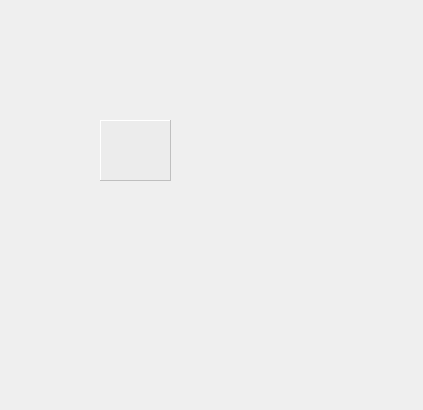
<?xml version="1.0" encoding="UTF-8"?>
<ui version="4.0">
 <class>MouseDialog</class>
 <widget class="QDialog" name="MouseDialog">
  <property name="geometry">
   <rect>
    <x>0</x>
    <y>0</y>
    <width>423</width>
    <height>410</height>
   </rect>
  </property>
  <property name="windowTitle">
   <string>鼠标事件测试</string>
  </property>
  <widget class="QLabel" name="label">
   <property name="geometry">
    <rect>
     <x>100</x>
     <y>120</y>
     <width>71</width>
     <height>61</height>
    </rect>
   </property>
   <property name="palette">
    <palette>
     <active>
      <colorrole role="WindowText">
       <brush brushstyle="SolidPattern">
        <color alpha="255">
         <red>0</red>
         <green>0</green>
         <blue>0</blue>
        </color>
       </brush>
      </colorrole>
      <colorrole role="Button">
       <brush brushstyle="SolidPattern">
        <color alpha="255">
         <red>240</red>
         <green>98</green>
         <blue>30</blue>
        </color>
       </brush>
      </colorrole>
      <colorrole role="Light">
       <brush brushstyle="SolidPattern">
        <color alpha="255">
         <red>255</red>
         <green>175</green>
         <blue>137</blue>
        </color>
       </brush>
      </colorrole>
      <colorrole role="Midlight">
       <brush brushstyle="SolidPattern">
        <color alpha="255">
         <red>247</red>
         <green>136</green>
         <blue>83</blue>
        </color>
       </brush>
      </colorrole>
      <colorrole role="Dark">
       <brush brushstyle="SolidPattern">
        <color alpha="255">
         <red>120</red>
         <green>49</green>
         <blue>15</blue>
        </color>
       </brush>
      </colorrole>
      <colorrole role="Mid">
       <brush brushstyle="SolidPattern">
        <color alpha="255">
         <red>160</red>
         <green>65</green>
         <blue>20</blue>
        </color>
       </brush>
      </colorrole>
      <colorrole role="Text">
       <brush brushstyle="SolidPattern">
        <color alpha="255">
         <red>0</red>
         <green>0</green>
         <blue>0</blue>
        </color>
       </brush>
      </colorrole>
      <colorrole role="BrightText">
       <brush brushstyle="SolidPattern">
        <color alpha="255">
         <red>255</red>
         <green>255</green>
         <blue>255</blue>
        </color>
       </brush>
      </colorrole>
      <colorrole role="ButtonText">
       <brush brushstyle="SolidPattern">
        <color alpha="255">
         <red>0</red>
         <green>0</green>
         <blue>0</blue>
        </color>
       </brush>
      </colorrole>
      <colorrole role="Base">
       <brush brushstyle="SolidPattern">
        <color alpha="255">
         <red>255</red>
         <green>255</green>
         <blue>255</blue>
        </color>
       </brush>
      </colorrole>
      <colorrole role="Window">
       <brush brushstyle="SolidPattern">
        <color alpha="255">
         <red>240</red>
         <green>98</green>
         <blue>30</blue>
        </color>
       </brush>
      </colorrole>
      <colorrole role="Shadow">
       <brush brushstyle="SolidPattern">
        <color alpha="255">
         <red>0</red>
         <green>0</green>
         <blue>0</blue>
        </color>
       </brush>
      </colorrole>
      <colorrole role="AlternateBase">
       <brush brushstyle="SolidPattern">
        <color alpha="255">
         <red>247</red>
         <green>176</green>
         <blue>142</blue>
        </color>
       </brush>
      </colorrole>
      <colorrole role="ToolTipBase">
       <brush brushstyle="SolidPattern">
        <color alpha="255">
         <red>255</red>
         <green>255</green>
         <blue>220</blue>
        </color>
       </brush>
      </colorrole>
      <colorrole role="ToolTipText">
       <brush brushstyle="SolidPattern">
        <color alpha="255">
         <red>0</red>
         <green>0</green>
         <blue>0</blue>
        </color>
       </brush>
      </colorrole>
     </active>
     <inactive>
      <colorrole role="WindowText">
       <brush brushstyle="SolidPattern">
        <color alpha="255">
         <red>0</red>
         <green>0</green>
         <blue>0</blue>
        </color>
       </brush>
      </colorrole>
      <colorrole role="Button">
       <brush brushstyle="SolidPattern">
        <color alpha="255">
         <red>236</red>
         <green>236</green>
         <blue>236</blue>
        </color>
       </brush>
      </colorrole>
      <colorrole role="Light">
       <brush brushstyle="SolidPattern">
        <color alpha="255">
         <red>255</red>
         <green>255</green>
         <blue>255</blue>
        </color>
       </brush>
      </colorrole>
      <colorrole role="Midlight">
       <brush brushstyle="SolidPattern">
        <color alpha="255">
         <red>245</red>
         <green>245</green>
         <blue>245</blue>
        </color>
       </brush>
      </colorrole>
      <colorrole role="Dark">
       <brush brushstyle="SolidPattern">
        <color alpha="255">
         <red>191</red>
         <green>191</green>
         <blue>191</blue>
        </color>
       </brush>
      </colorrole>
      <colorrole role="Mid">
       <brush brushstyle="SolidPattern">
        <color alpha="255">
         <red>169</red>
         <green>169</green>
         <blue>169</blue>
        </color>
       </brush>
      </colorrole>
      <colorrole role="Text">
       <brush brushstyle="SolidPattern">
        <color alpha="255">
         <red>0</red>
         <green>0</green>
         <blue>0</blue>
        </color>
       </brush>
      </colorrole>
      <colorrole role="BrightText">
       <brush brushstyle="SolidPattern">
        <color alpha="255">
         <red>255</red>
         <green>255</green>
         <blue>255</blue>
        </color>
       </brush>
      </colorrole>
      <colorrole role="ButtonText">
       <brush brushstyle="SolidPattern">
        <color alpha="255">
         <red>0</red>
         <green>0</green>
         <blue>0</blue>
        </color>
       </brush>
      </colorrole>
      <colorrole role="Base">
       <brush brushstyle="SolidPattern">
        <color alpha="255">
         <red>255</red>
         <green>255</green>
         <blue>255</blue>
        </color>
       </brush>
      </colorrole>
      <colorrole role="Window">
       <brush brushstyle="SolidPattern">
        <color alpha="255">
         <red>236</red>
         <green>236</green>
         <blue>236</blue>
        </color>
       </brush>
      </colorrole>
      <colorrole role="Shadow">
       <brush brushstyle="SolidPattern">
        <color alpha="255">
         <red>0</red>
         <green>0</green>
         <blue>0</blue>
        </color>
       </brush>
      </colorrole>
      <colorrole role="AlternateBase">
       <brush brushstyle="SolidPattern">
        <color alpha="255">
         <red>245</red>
         <green>245</green>
         <blue>245</blue>
        </color>
       </brush>
      </colorrole>
      <colorrole role="ToolTipBase">
       <brush brushstyle="SolidPattern">
        <color alpha="255">
         <red>255</red>
         <green>255</green>
         <blue>255</blue>
        </color>
       </brush>
      </colorrole>
      <colorrole role="ToolTipText">
       <brush brushstyle="SolidPattern">
        <color alpha="216">
         <red>0</red>
         <green>0</green>
         <blue>0</blue>
        </color>
       </brush>
      </colorrole>
     </inactive>
     <disabled>
      <colorrole role="WindowText">
       <brush brushstyle="SolidPattern">
        <color alpha="255">
         <red>120</red>
         <green>49</green>
         <blue>15</blue>
        </color>
       </brush>
      </colorrole>
      <colorrole role="Button">
       <brush brushstyle="SolidPattern">
        <color alpha="255">
         <red>240</red>
         <green>98</green>
         <blue>30</blue>
        </color>
       </brush>
      </colorrole>
      <colorrole role="Light">
       <brush brushstyle="SolidPattern">
        <color alpha="255">
         <red>255</red>
         <green>175</green>
         <blue>137</blue>
        </color>
       </brush>
      </colorrole>
      <colorrole role="Midlight">
       <brush brushstyle="SolidPattern">
        <color alpha="255">
         <red>247</red>
         <green>136</green>
         <blue>83</blue>
        </color>
       </brush>
      </colorrole>
      <colorrole role="Dark">
       <brush brushstyle="SolidPattern">
        <color alpha="255">
         <red>120</red>
         <green>49</green>
         <blue>15</blue>
        </color>
       </brush>
      </colorrole>
      <colorrole role="Mid">
       <brush brushstyle="SolidPattern">
        <color alpha="255">
         <red>160</red>
         <green>65</green>
         <blue>20</blue>
        </color>
       </brush>
      </colorrole>
      <colorrole role="Text">
       <brush brushstyle="SolidPattern">
        <color alpha="255">
         <red>120</red>
         <green>49</green>
         <blue>15</blue>
        </color>
       </brush>
      </colorrole>
      <colorrole role="BrightText">
       <brush brushstyle="SolidPattern">
        <color alpha="255">
         <red>255</red>
         <green>255</green>
         <blue>255</blue>
        </color>
       </brush>
      </colorrole>
      <colorrole role="ButtonText">
       <brush brushstyle="SolidPattern">
        <color alpha="255">
         <red>120</red>
         <green>49</green>
         <blue>15</blue>
        </color>
       </brush>
      </colorrole>
      <colorrole role="Base">
       <brush brushstyle="SolidPattern">
        <color alpha="255">
         <red>240</red>
         <green>98</green>
         <blue>30</blue>
        </color>
       </brush>
      </colorrole>
      <colorrole role="Window">
       <brush brushstyle="SolidPattern">
        <color alpha="255">
         <red>240</red>
         <green>98</green>
         <blue>30</blue>
        </color>
       </brush>
      </colorrole>
      <colorrole role="Shadow">
       <brush brushstyle="SolidPattern">
        <color alpha="255">
         <red>0</red>
         <green>0</green>
         <blue>0</blue>
        </color>
       </brush>
      </colorrole>
      <colorrole role="AlternateBase">
       <brush brushstyle="SolidPattern">
        <color alpha="255">
         <red>245</red>
         <green>245</green>
         <blue>245</blue>
        </color>
       </brush>
      </colorrole>
      <colorrole role="ToolTipBase">
       <brush brushstyle="SolidPattern">
        <color alpha="255">
         <red>255</red>
         <green>255</green>
         <blue>255</blue>
        </color>
       </brush>
      </colorrole>
      <colorrole role="ToolTipText">
       <brush brushstyle="SolidPattern">
        <color alpha="255">
         <red>0</red>
         <green>0</green>
         <blue>0</blue>
        </color>
       </brush>
      </colorrole>
     </disabled>
    </palette>
   </property>
   <property name="autoFillBackground">
    <bool>true</bool>
   </property>
   <property name="frameShape">
    <enum>QFrame::Panel</enum>
   </property>
   <property name="frameShadow">
    <enum>QFrame::Raised</enum>
   </property>
   <property name="text">
    <string/>
   </property>
  </widget>
 </widget>
 <resources/>
 <connections/>
</ui>
